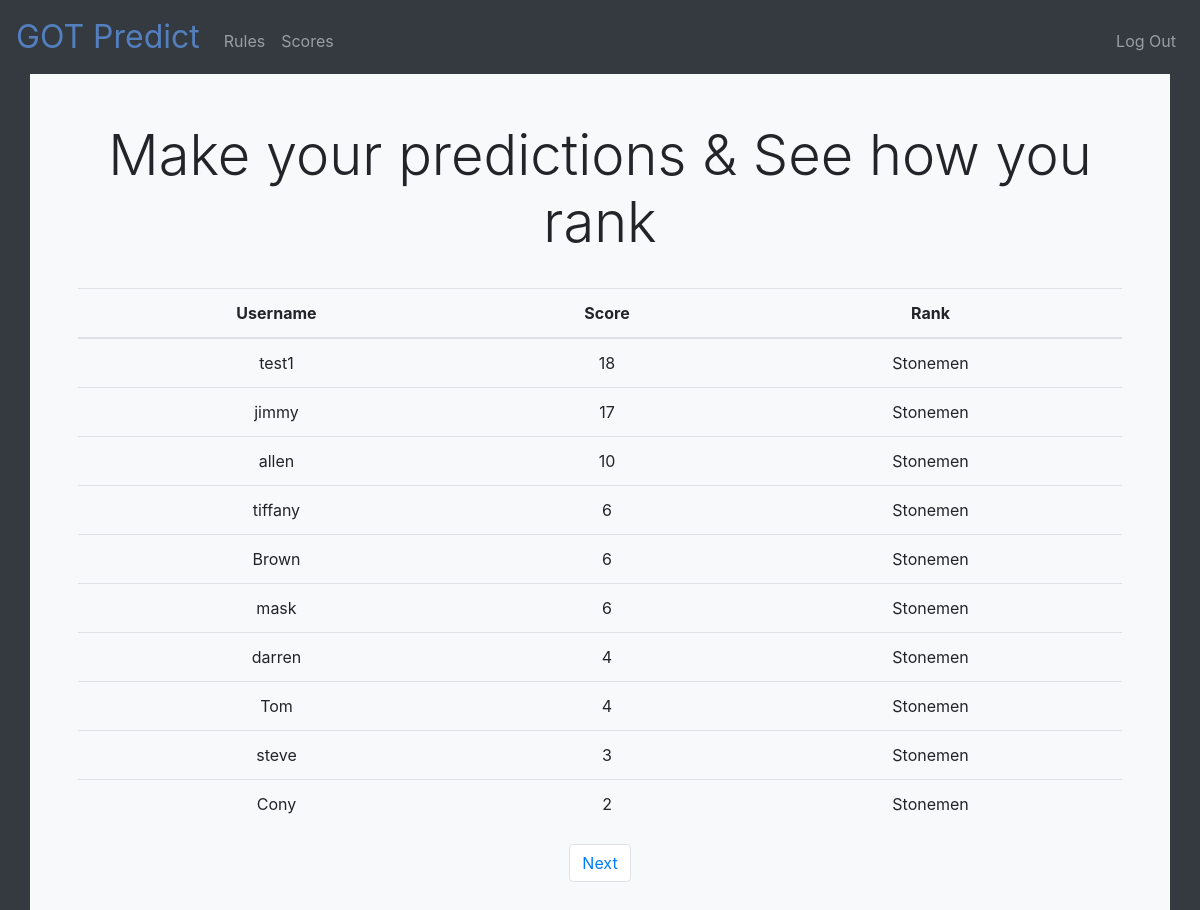
Screenshot of /index (signed in) with the database file from the repository.
### app/models.py (models this page shows, shortened)
class Response(db.Model):
    id = db.Column(db.Integer, primary_key=True)
    q1 = db.Column(db.String(64))
    q2 = db.Column(db.String(64))
    q3 = db.Column(db.String(64))
    q4 = db.Column(db.String(64))
    q5 = db.Column(db.String(64))
    q6 = db.Column(db.String(64))
    q7 = db.Column(db.String(64))
    q8 = db.Column(db.String(64))
    q9 = db.Column(db.String(64))
    q10 = db.Column(db.String(64))
    q11 = db.Column(db.String(64))
    q12 = db.Column(db.String(64))
    q13 = db.Column(db.String(64))
    q14 = db.Column(db.String(64))
    q15 = db.Column(db.String(64))
    q16 = db.Column(db.String(64))
    q17 = db.Column(db.String(64))
    q18 = db.Column(db.String(64))
    q19 = db.Column(db.String(64))
    q20 = db.Column(db.String(64))
    q21 = db.Column(db.String(64))
    q22 = db.Column(db.String(64))
    q23 = db.Column(db.String(64))
    q24 = db.Column(db.String(64))
    q25 = db.Column(db.String(64))
    q26 = db.Column(db.String(64))
    q27 = db.Column(db.String(64))
    q28 = db.Column(db.String(64))
    q29 = db.Column(db.String(64))
    q30 = db.Column(db.String(64))
    score = db.Column(db.Integer)
    rank = db.Column(db.String(64))
    timestamp = db.Column(db.DateTime, index=True, default=datetime.utcnow)
    user_id = db.Column(db.Integer, db.ForeignKey('user.id'))

class User(db.Model):
    id = db.Column(db.Integer, primary_key=True)
    username = db.Column(db.String(64), index=True, unique=True)
    email = db.Column(db.String(120), index=True, unique=True)
    password_hash = db.Column(db.String(128))
    score = db.Column(db.Integer)
    responses = db.relationship('Response', backref='author', lazy='dynamic')

### app/routes.py (the view)
@app.route('/')
@app.route('/index')
def index():
    submissions = Response.query.all()
    for s in submissions:
        s.score = calculate_score(s)
        s.rank = calculate_rank(s.score)
    db.session.commit()
    page = request.args.get('page', 1, type=int)
    submissions = Response.query.order_by(Response.score.desc()).paginate(page, 10, False)
    next_url = url_for('index', page=submissions.next_num) if submissions.has_next else None
    prev_url = url_for('index', page=submissions.prev_num) if submissions.has_prev else None
    return render_template('index.html', submissions=submissions.items, next_url=next_url, prev_url=prev_url)

### app/helpers.py (called while the page is built, shortened)
def calculate_rank(score):
    if (score >= 0) and (score < 20):
        return 'Stonemen'

### app/templates/index.html (shortened to what this page needs)
{% extends 'layout.html' %}
{% block main %}
<h1 class="display-4">Make your predictions & See how you rank</h1>
<br>
<table class="table">
    <thead>
        <th scope="col">Username</th>
        <th scope="col">Score</th>
        <th scope="col">Rank</th>
    </thead>
    <tbody>
        {% for s in submissions %}
        <tr>
            <td>{{ s.author.username }}</td>
            <td>{{ s.score }}</td>
            <td>{{ s.rank }}</td>
        </tr>
        {% endfor %}
    </tbody>
</table>
<nav aria-label="Page navigation">
    <ul class="pagination d-flex justify-content-around">
        {% if next_url %}
        <li class="page-item"><a class="page-link" href="{{ next_url }}">Next</a></li>
        {% endif %}
    </ul>
</nav>
{% endblock %}

### rows the page displays
Response: author.username "test1", score "18", rank "Stonemen"
Response: author.username "jimmy", score "17", rank "Stonemen"
Response: author.username "allen", score "10", rank "Stonemen"
Response: author.username "tiffany", score "6", rank "Stonemen"
Response: author.username "Brown", score "6", rank "Stonemen"
Response: author.username "mask", score "6", rank "Stonemen"
Response: author.username "darren", score "4", rank "Stonemen"
Response: author.username "Tom", score "4", rank "Stonemen"
Response: author.username "steve", score "3", rank "Stonemen"
Response: author.username "Cony", score "2", rank "Stonemen"
